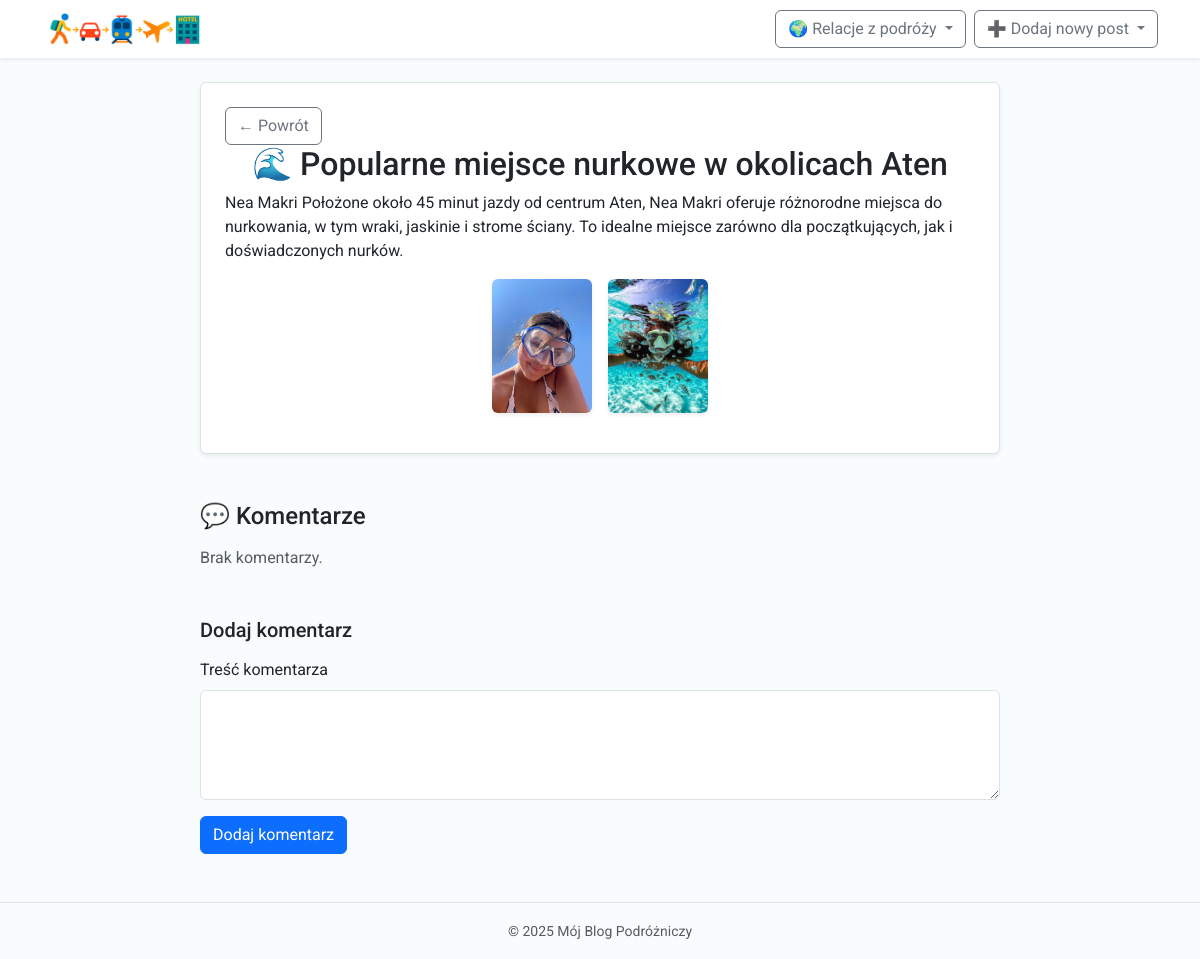
/post/6, run on the app's committed database.
### app.py (models this page shows, shortened)
class Post(db.Model):
    id = db.Column(db.Integer, primary_key=True)
    title = db.Column(db.String(100), nullable=False)
    content = db.Column(db.Text, nullable=False)
    location = db.Column(db.String(100), nullable=True)
    image = db.Column(db.String(300), nullable=True)
    image2 = db.Column(db.String(300), nullable=True) #dodawanie drugiego zdjęcia
    country = db.Column(db.String(100), nullable=True)
    likes = db.Column(db.Integer, default=0)
    created_at = db.Column(db.DateTime, default=datetime.utcnow)

### app.py (the view)
@app.route("/post/<int:post_id>", methods=["GET", "POST"])
def post_detail(post_id):
    post = Post.query.get_or_404(post_id)
    form = CommentForm()
    if form.validate_on_submit():
        comment = Comment(content=form.content.data, post=post)
        db.session.add(comment)
        db.session.commit()
        flash("Dodano komentarz.")
        return redirect(url_for("post_detail", post_id=post.id))
    return render_template("post_detail.html", post=post, form=form)

### forms.py
class CommentForm(FlaskForm):
    content = TextAreaField("Treść komentarza", validators=[DataRequired()])
    submit = SubmitField("Dodaj komentarz")

### templates/post_detail.html (shortened to what this page needs)
{% extends "base.html" %}
{% block content %}
<article class="mb-5 p-4 border rounded shadow-sm mx-auto" style="max-width: 800px; background-color: #ffffff;">
    <a href="{{ url_for('index') }}" class="btn btn-outline-secondary">← Powrót</a>
    <h2 class="text-center">{{ post.title }}</h2>
    <p>{{ post.content }}</p>
    {% if post.image or post.image2 %}
    <div class="d-flex justify-content-center gap-3 my-3">
        {% if post.image %}
            <img src="{{ post.image }}" alt="Zdjęcie" class="img-fluid rounded shadow-sm" style="max-width: 100px; height: auto;">
        {% endif %}
        {% if post.image2 %}
            <img src="{{ post.image2 }}" alt="Zdjęcie 2" class="img-fluid rounded shadow-sm" style="max-width: 100px; height: auto;">
        {% endif %}
    </div>
{% endif %}
</article>
<section class="mb-5 mx-auto" style="max-width: 800px;">
    <h4 class="mb-3">💬 Komentarze</h4>
    <div id="comments-list">
    {% for comment in post.comments %}
        <div class="border rounded p-3 mb-3 bg-white shadow-sm position-relative">
    <div style="max-width: 90%; word-wrap: break-word;">
        {{ comment.content }}
    </div>
    <div class="dropdown position-absolute top-0 end-0 m-2">
        <button class="btn btn-sm btn-light dropdown-toggle" type="button" data-bs-toggle="dropdown" aria-expanded="false">
            ⋯
        </button>
        <ul class="dropdown-menu">
            <li>
                <a class="dropdown-item" href="{{ url_for('edit_comment', comment_id=comment.id) }}">Edytuj</a>
            </li>
            <li>
                <form action="{{ url_for('delete_comment', comment_id=comment.id) }}" method="POST" style="margin: 0;">
                    <button type="submit" class="dropdown-item text-danger" onclick="return confirm('Na pewno usunąć komentarz?')">
                        Usuń
                    </button>
                </form>
            </li>
        </ul>
    </div>
</div>
    {% else %}
        <p class="text-muted">Brak komentarzy.</p>
    {% endfor %}
</div>
</section>
<section class="mb-5 mx-auto" style="max-width: 800px;">
    <h5 class="mb-3">Dodaj komentarz</h5>
    <form method="POST" id="comment-form">
        <div class="mb-3">
            {{ form.content.label(class="form-label") }}
            {{ form.content(class="form-control", rows="4") }}
        </div>
         <button type="submit" class="btn btn-primary">Dodaj komentarz</button>
    </form>
</section>
{% endblock %}

### templates/static/style.css (style rules this page uses)
body { font-family: 'Roboto', sans-serif; background-color: #f8f9fa; }

### data on the page
Post: title "🌊 Popularne miejsce nurkowe w okolicach Aten", content "Nea Makri Położone około 45 minut jazdy od centrum Aten, Nea Makri oferuje różnorodne miejsca do nurkowania, w tym wraki, jaskinie i strome ściany. To idealne miejsce zarówno dla początkujących, jak i doświadczonych nurków.", image (picture), image2 (picture)
